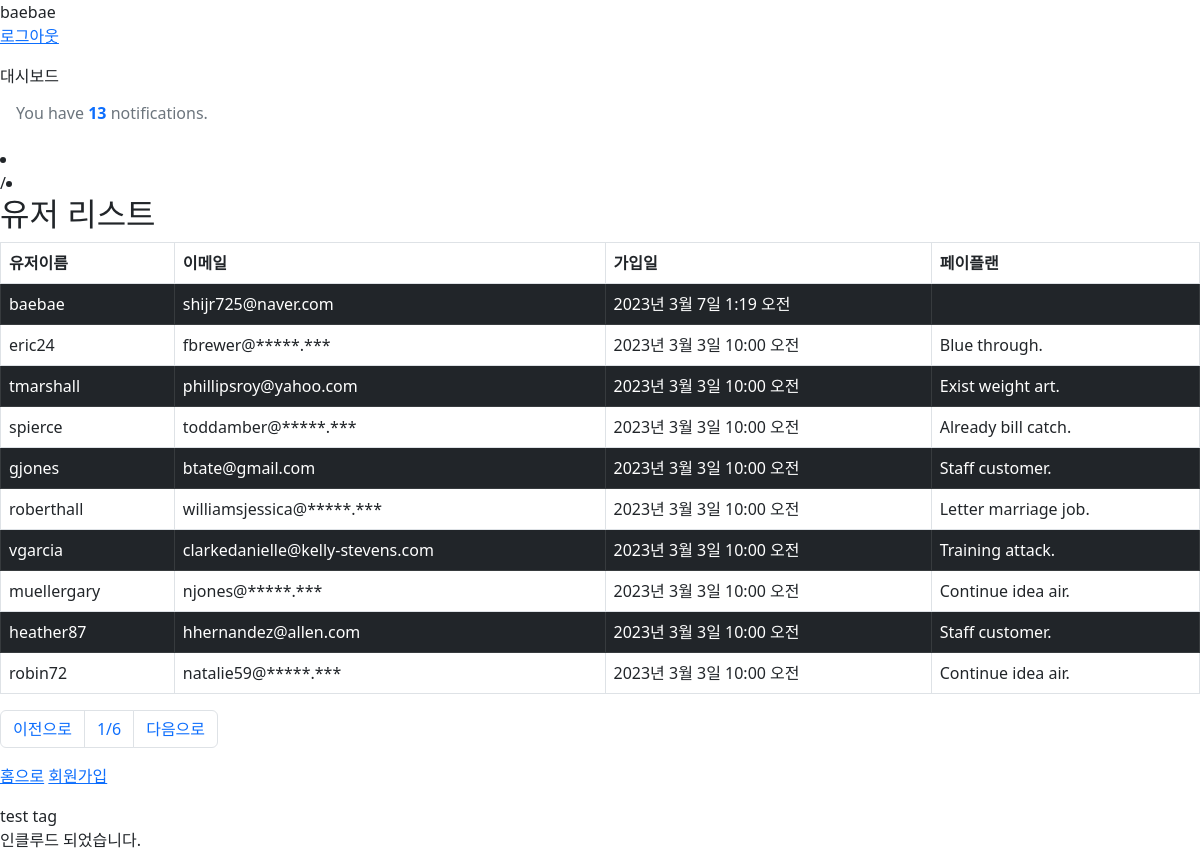
The page /list/ (signed in) on the database its author committed.
### shortener/models.py (models this page shows)
class Users(AbstractUser):
    full_name = models.CharField(max_length=100, null=True)
    pay_plan = models.ForeignKey(PayPlan, on_delete=models.DO_NOTHING, null=True)

class PayPlan(models.Model):
    name = models.CharField(max_length=20)
    price = models.IntegerField()
    updated_at = models.DateTimeField(auto_now=True) # update time
    create_at = models.DateTimeField(auto_now_add=True) # create time once

### shortener/views.py (the view)
# urls.py: path('list/', list_view, name="list_view"),
@login_required
def list_view(request):
    page = int(request.GET.get("p",1)) # if p does not exist : 1
    print(request.GET) # <QueryDict: {'p': ['2']}>
    users = Users.objects.all().order_by('-id') # ORM
    paginator = Paginator(users, 10) # 10 users per each page
    print(paginator) # <django.core.paginator.Paginator object at 0x000001C926623130>
    users = paginator.get_page(page) # input 10 users in page. returns page
    print(users) # <Page 2 of 6>
    return render(request, "boards.html", {"users":users})

### shortener/templatetags/custom_tags.py (called while the page is built)
@register.filter(name="email_ma")
def email_masker(value, arg=None):
    email_split = value.split("@")
    print(arg)
    return f"{email_split[0]}@*****.***" if arg %2 == 0 else value

@register.simple_tag(name="test_tags", takes_context=True)
def test_tags(context): # Page containing information in 'context'
    for c in context: # 'for' loop makes rendering slow
        i = 1
        print(c, " ", i)
        i += 1
    tag_html = "<span>test tag</span>"
    return mark_safe(tag_html) # this tag is trustworty.

### templates/boards.html (shortened to what this page needs)
{% extends "base.html" %}
{% block content %}
{% load custom_tags %}
    <h2>유저 리스트</h2>
    <table class="table table-bordered">
        <thead>
            <th>유저이름</th>
            <th>이메일</th>
            <th>가입일</th>
            <th>페이플랜</th>
        </thead>
        {% for u in users %}
        <tr class={% cycle "table-dark" "" %}>
            <td>{{ u.username }}</td>
            <td>{{ u.email|email_ma:u.id }}</td>
            <td>{{ u.date_joined }}</td>
            <td>{{ u.pay_plan.name }}</td>
        </tr>
        {% endfor %}
    </table>
    <nav aria-label="Page navigation example">
        <ul class="pagination">
            {% if users.has_previous %}
            <li class="page-item">
                <a class="page-link" href="?p={{users.previous_page_number}}">이전으로</a>
            </li>
            {% else %}
            <li class="page-item">
                <a class="page-link" href="#">이전으로</a>
            </li>
            {% endif %}
            <li class="page-item">
                <a class="page-link" href="#">{{ users.number }}/{{ users.paginator.num_pages }}</a>
            </li>
            {% if users.has_next %}
            <li class="page-item">
                <a class="page-link" href="?p={{users.next_page_number}}">다음으로</a>
            </li>
            {% else %}
            <li class="page-item">
                <a class="page-link" href="#">이전으로</a>
            </li>
            {% endif %}
        </ul>
    </nav>
    <p>
        <a href="{% url 'index' %}">홈으로</a>
        <a href="{% url 'register' %}">회원가입</a>
    </p>
    {% test_tags %}
    {% include "include_text.html" %}
{% endblock %}

### templates/base.html (shortened to what this page needs)
<!DOCTYPE html>
<html lang="en">
    <head>
        <link href="https://cdn.jsdelivr.net/npm/bootstrap@5.2.3/dist/css/bootstrap.min.css" rel="stylesheet">
    </head>
<body>
    {{ user.username }} <br>
    {% if user.is_authenticated %}
    <p><a href="{% url 'logout' %}">로그아웃</a></p>
    {% else %}
    <p><a href="{% url 'login' %}">로그인</a></p>
    <p><a href="{% url 'register' %}">회원가입</a></p>
    {% endif %}
    {% include 'includes/nav.html' %}
    {% include 'includes/top_nav.html' %}
    <li class="breadcrumb-item"><a href="#">{% block main_breadscumb %}{% endblock %}</a></li>
    <li class="breadcrumb-item active">{% block sub_breadscumb %}{% endblock %}</li>
    {% block content %}
    {% endblock %}
</body>
</html>

### templates/includes/nav.html (shortened to what this page needs)
<nav class="sidenav">
    <div class="scrollbar-inner">
        <span class="nav-link-text">대시보드</span>
    </div>
</nav>

### templates/includes/top_nav.html
<div class="px-3 py-3">
    <h6 class="text-sm text-muted m-0">
      You have
      <strong class="text-primary">13</strong> notifications.
    </h6>
  </div>

### templates/include_text.html
<p>인클루드 되었습니다.</p>

### rows shown on the page
Users: username "baebae", email|email_ma "shijr725@naver.com", date_joined "2023년 3월 7일 1:19 오전", username "test tag"
Users: username "eric24", email|email_ma "fbrewer@*****.***", date_joined "2023년 3월 3일 10:00 오전", pay_plan.name "Blue through."
Users: username "tmarshall", email|email_ma "phillipsroy@yahoo.com", date_joined "2023년 3월 3일 10:00 오전", pay_plan.name "Exist weight art."
Users: username "spierce", email|email_ma "toddamber@*****.***", date_joined "2023년 3월 3일 10:00 오전", pay_plan.name "Already bill catch."
Users: username "gjones", email|email_ma "btate@gmail.com", date_joined "2023년 3월 3일 10:00 오전", pay_plan.name "Staff customer."
Users: username "roberthall", email|email_ma "williamsjessica@*****.***", date_joined "2023년 3월 3일 10:00 오전", pay_plan.name "Letter marriage job."
Users: username "vgarcia", email|email_ma "clarkedanielle@kelly-stevens.com", date_joined "2023년 3월 3일 10:00 오전", pay_plan.name "Training attack."
Users: username "muellergary", email|email_ma "njones@*****.***", date_joined "2023년 3월 3일 10:00 오전", pay_plan.name "Continue idea air."
Users: username "heather87", email|email_ma "hhernandez@allen.com", date_joined "2023년 3월 3일 10:00 오전", pay_plan.name "Staff customer."
Users: username "robin72", email|email_ma "natalie59@*****.***", date_joined "2023년 3월 3일 10:00 오전", pay_plan.name "Continue idea air."

### other values the page prints
{{ users.number }} "1"
{{ users.paginator.num_pages }} "6"
